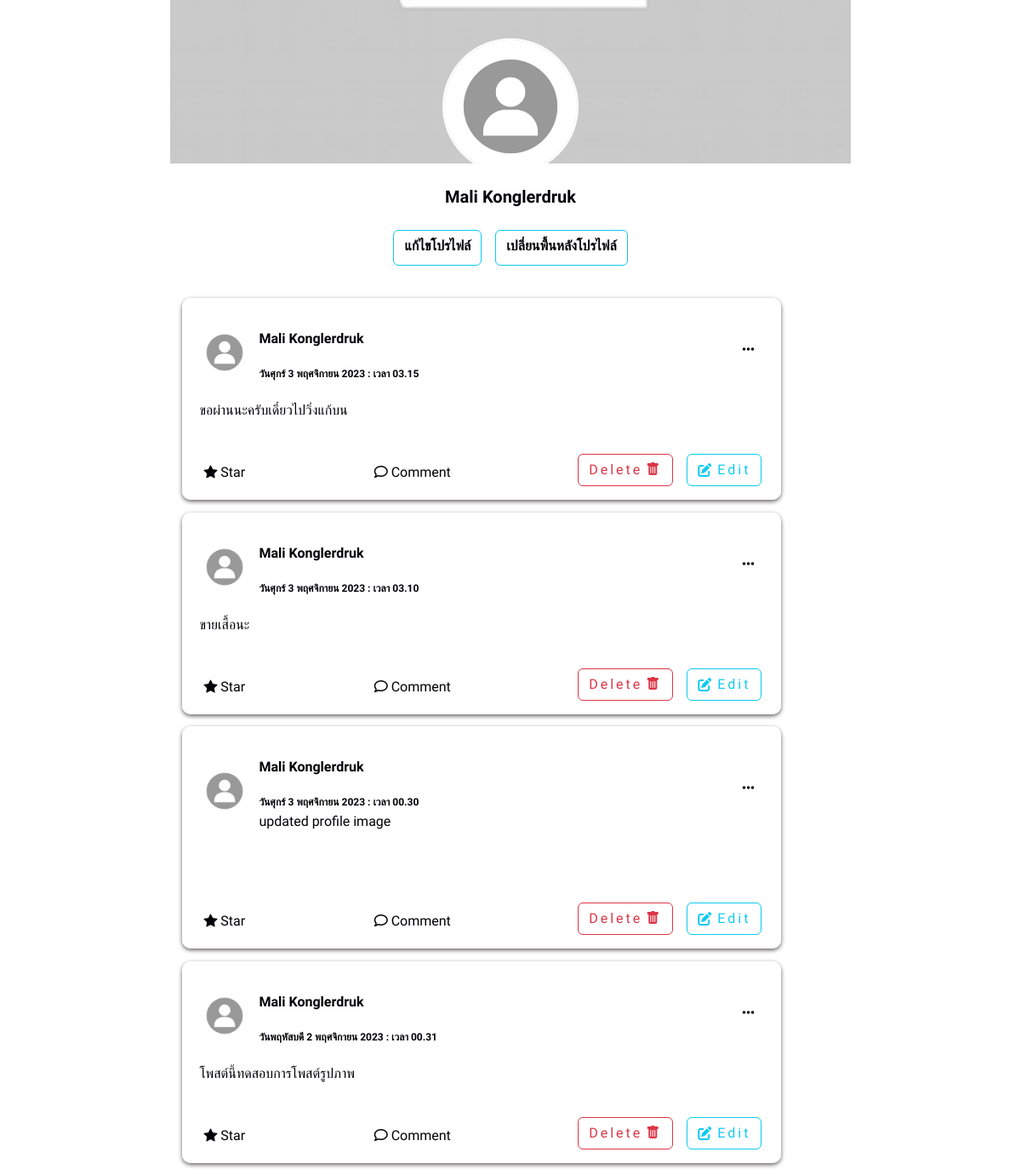
The app's page /Profilepage.php (signed in, lower part), older data.
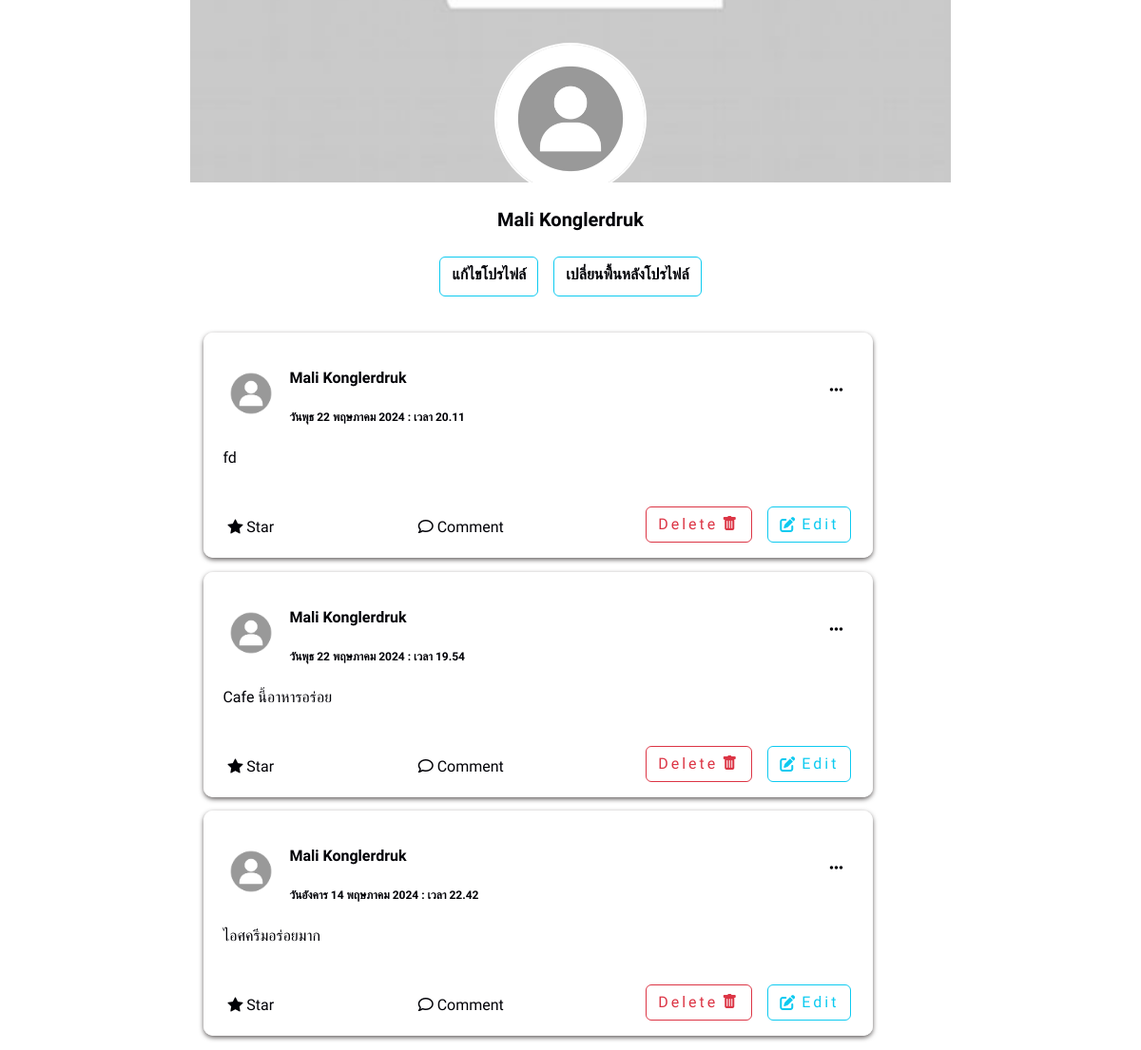
The same page, newer data.
### tables this page shows
CREATE TABLE `posts` (
  `id` bigint(19) NOT NULL,
  `postid` bigint(19) NOT NULL,
  `user_id` bigint(19) NOT NULL,
  `post` text NOT NULL,
  `image` varchar(500) NOT NULL,
  `comments` int(11) NOT NULL,
  `category` varchar(255) DEFAULT NULL,
  `location_name` varchar(255) DEFAULT NULL,
  `likes` int(11) NOT NULL,
  `has_image` tinyint(1) NOT NULL,
  `date` timestamp NOT NULL DEFAULT current_timestamp() ON UPDATE current_timestamp(),
  `is_profile_image` tinyint(1) NOT NULL,
  `is_cover_image` tinyint(1) NOT NULL,
  `status` varchar(255) NOT NULL,
  `countreport` int(255) NOT NULL
);

CREATE TABLE `users` (
  `id` int(10) NOT NULL,
  `userid` bigint(19) NOT NULL,
  `url_address` varchar(100) NOT NULL,
  `email` varchar(255) NOT NULL,
  `password` varchar(255) NOT NULL,
  `first_name` varchar(255) NOT NULL,
  `last_name` varchar(255) NOT NULL,
  `urole` varchar(255) NOT NULL,
  `profile_image` varchar(1000) NOT NULL,
  `cover_image` varchar(1000) NOT NULL,
  `created_at` timestamp NOT NULL DEFAULT current_timestamp() ON UPDATE current_timestamp()
);

### post.php (called while the page is built, shortened)
<?php
require_once 'config/db.php';
require_once 'user.php';
class Post
{
    public function get_posts($id)
    {
        global $conn;
        $query = $conn->prepare("SELECT * FROM posts WHERE user_id = :id ORDER BY id DESC LIMIT 10");
        $query->bindParam(":id", $id);
        try {
            $query->execute();
            return $query->fetchAll(PDO::FETCH_ASSOC);
        } catch (PDOException $e) {
            $this->error = "Error fetching posts: " . $e->getMessage();
            return false;
        }
    }
    public function i_own_post($postid,$user_login)
    {
        global $conn;
        $query = $conn->prepare("SELECT * FROM posts WHERE postid = :postid  LIMIT 1");
        $query->bindParam(":postid", $postid,PDO::PARAM_INT);
        $query->execute();
        $result = $query->fetch(PDO::FETCH_ASSOC);
        if(is_array($result))
        {
            if($result['user_id'] == $user_login)
            {
                return true;
            }
        }
        return false;
    }
}

### user.php (called while the page is built, shortened)
<?php
require_once 'config/db.php';
class User
{
public function getUsers($id)
{
    global $conn;
    $query = $conn->prepare("SELECT * FROM users WHERE userid = :id LIMIT 1");
    $query->bindParam(":id", $id, PDO::PARAM_INT);
    $query->execute();
    $result = $query->fetch(PDO::FETCH_ASSOC);
    if ($result) {
        return $result;
    } else {
        return false;
    }
}
}
?>

### function.php (the view, shortened to what the changed rows need)
<?php
require_once 'autoload.php';
if (isset($_SESSION['user_login'])) {
  $user_session_id = $_SESSION['user_login'];
  $stmt = $conn->prepare("SELECT * FROM users WHERE id = :user_session_id");
  $stmt->bindParam(':user_session_id', $user_session_id);
  $stmt->execute();
  $row = $stmt->fetch(PDO::FETCH_ASSOC);
  if ($row) {
    $user_id = $row['userid'];
  } else {
    $_SESSION['error'] = 'ผู้ใช้ไม่ถูกต้อง';
    header('location: logout.php');
    exit();
  }
} else {
  $_SESSION['error'] = 'กรุณาเข้าสู่ระบบ!!';
  header('location: login.php');
  exit();
}
?>
<div class="post">
  <?php
  $image = "images/istockphoto-1337144146-612x612.jpg";
  ?>
  <div class="post-top">
    <div class="mt-2 dp">
      <img class="img-fluid col-sm-12 col-md col-lg col-xl" src="<?php echo $image ?>" type="images" alt="">
    </div>
    <div class="post-info">
      <p class="name font-weight-bolder mt-3">
        <a href="./Profilepage.php" class="nav-link">
          <?php echo $ROW_USER['first_name'] . " " . $ROW_USER['last_name'] ?>
        </a>
      </p>
      <span class="time">
        <?php
        $timestamp = strtotime($ROW['date']);
        $dayOfWeekEnglish = strftime('%A', $timestamp);
        $monthOfYearEnglish = strftime('%B', $timestamp);
        $dayOfWeekThaiMap = [
          'Sunday' => 'วันอาทิตย์',
          'Monday' => 'วันจันทร์',
          'Tuesday' => 'วันอังคาร',
          'Wednesday' => 'วันพุธ',
          'Thursday' => 'วันพฤหัสบดี',
          'Friday' => 'วันศุกร์',
          'Saturday' => 'วันเสาร์'
        ];
        $monthOfYearThaiMap = [
          'January' => 'มกราคม',
          'February' => 'กุมภาพันธ์',
          'March' => 'มีนาคม',
          'April' => 'เมษายน',
          'May' => 'พฤษภาคม',
          'June' => 'มิถุนายน',
          'July' => 'กรกฎาคม',
          'August' => 'สิงหาคม',
          'September' => 'กันยายน',
          'October' => 'ตุลาคม',
          'November' => 'พฤศจิกายน',
          'December' => 'ธันวาคม'
        ];
        $dayOfWeekThai = $dayOfWeekThaiMap[$dayOfWeekEnglish] ?? $dayOfWeekEnglish;
        $monthOfYearThai = $monthOfYearThaiMap[$monthOfYearEnglish] ?? $monthOfYearEnglish;
        $formattedDate = $dayOfWeekThai . strftime(' %e ', $timestamp) . $monthOfYearThai . strftime(' %Y : เวลา %H.%M', $timestamp);
        echo $formattedDate;
        ?>
      </span>
      <?php
      if ($ROW['is_profile_image']) {
        echo "<br>";
        echo "<span style='font-weight:normal;coloe:#aaa;'>updated profile image</span>";
      }
      ?>
    </div>
    <div class="posts" data-postid="<?php echo $ROW['postid']; ?>">
      <i class="fa-solid fa-ellipsis" id="toggle-dropdown"></i>
    </div>
  </div>
  <div class="post-content">
    <?php echo $ROW['post'] ?>
    <br><br>
  </div>
  <div class="post-bottom">
    <div class="action">
      <i class="bi bi-star-fill"></i>
      <span>Star</span>
    </div>
    <div class="action">
      <i class="far fa-comment"></i>
      <span>Comment</span>
    </div>
    <div class="containericon d-flex align-content-center">
      <?php
      $post = new Post();
      if ($post->i_own_post($ROW['postid'], $user_id)) {
        echo "
        <a href='delete.php?id=$ROW[postid]'class='btn-post btn btn-outline-danger mx-2 d-flex edit-btn'>
        <div  style='font-size: 16px;'>Delete</div>
        <i class='bi bi-trash-fill  '></i>
        </a>
        <a href='edit.php?id=$ROW[postid]'class='btn-post d-flex btn btn-outline-info mx-2 edit-btn' style='text-decoration: none;'>
        <i class='fa-solid fa-pen-to-square '></i>
        <div  style='font-size: 16px;'>Edit</div>
        </a>
        ";
      }
      ?>
    </div>
  </div>
</div>

### Profilepage.php (shortened to what the changed rows need)
<?php
require_once 'autoload.php';
?>
<!DOCTYPE html>
<html lang="en">
<head>
  <link rel="stylesheet" href="./style/main.css">
  <link rel="stylesheet" href="./style/post.css">
  <link rel="stylesheet" href="./style/profilepage.css">
  <link rel="stylesheet" href="https://cdn.jsdelivr.net/npm/bootstrap@5.3.2/dist/css/bootstrap.min.css">
  <link rel="stylesheet" href="https://cdn.jsdelivr.net/npm/bootstrap-icons@1.11.1/font/bootstrap-icons.css">
  <link rel="stylesheet" href="https://cdnjs.cloudflare.com/ajax/libs/font-awesome/6.4.2/css/all.min.css" />
</head>
<body class="backgrounds">
    <?php
    if (isset($_SESSION['user_login'])) {
      $user_session_id = $_SESSION['user_login'];
      $stmt = $conn->prepare("SELECT * FROM users WHERE id = :user_session_id");
      $stmt->bindParam(':user_session_id', $user_session_id);
      $stmt->execute();
      $row = $stmt->fetch(PDO::FETCH_ASSOC);
      if ($row) {
        $user_id = $row['userid'];
      } else {
        $_SESSION['error'] = 'ผู้ใช้ไม่ถูกต้อง';
        header('location: logout.php');
        exit();
      }
    } else {
      $_SESSION['error'] = 'กรุณาเข้าสู่ระบบ!!';
      header('location: login.php');
      exit();
    }
    $post = new Post();
    $posts = $post->get_posts($user_id);
    ?>
  <div class="background-profile">
    <div class="d-flex">
      <div style="min-height:400px;flex:1;" class="container-area-profile">
        <?php
        if ($posts) {
          foreach ($posts as $ROW) {
            $user = new User();
            $ROW_USER = $user->getUsers($ROW['user_id']);
            include 'function.php';
          }
        }
        ?>
      </div>
    </div>
  </div>
</body>
</html>

Row changes from the older to the newer data that the page shows:
removed posts: users.first_name "Mali", users.last_name "Konglerdruk", date "วันศุกร์ 3 พฤศจิกายน 2023 : เวลา 03.15", post "ขอผ่านนะครับเดี๋ยวไปวิ่งแก้บน"
removed posts: users.first_name "Mali", users.last_name "Konglerdruk", date "วันศุกร์ 3 พฤศจิกายน 2023 : เวลา 03.10", post "ขายเสื้อนะ"
removed posts: users.first_name "Mali", users.last_name "Konglerdruk", date "วันศุกร์ 3 พฤศจิกายน 2023 : เวลา 00.30", is_profile_image "updated profile image"
removed posts: users.first_name "Mali", users.last_name "Konglerdruk", date "วันพฤหัสบดี 2 พฤศจิกายน 2023 : เวลา 00.31", post "โพสต์นี้ทดสอบการโพสต์รูปภาพ"
added posts: users.first_name "Mali", users.last_name "Konglerdruk", date "วันพุธ 22 พฤษภาคม 2024 : เวลา 20.11", post "fd"
added posts: users.first_name "Mali", users.last_name "Konglerdruk", date "วันพุธ 22 พฤษภาคม 2024 : เวลา 19.54", post "Cafe นี้อาหารอร่อย"
added posts: users.first_name "Mali", users.last_name "Konglerdruk", date "วันอังคาร 14 พฤษภาคม 2024 : เวลา 22.42", post "ไอศครีมอร่อยมาก"
